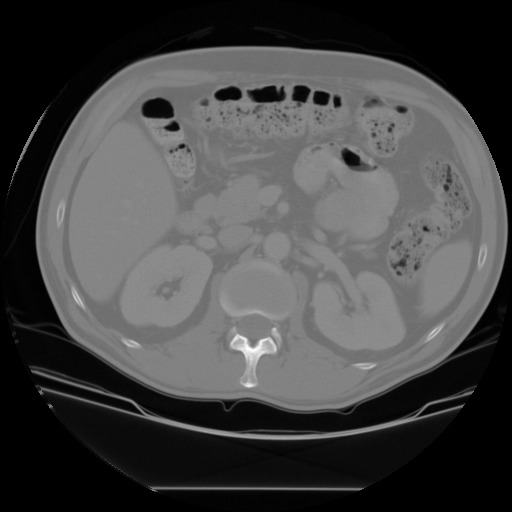
#> input picture a4_20171112/input_data/kidney.jpg, 512 x 512 px
$ jupyter execute --allow-errors q2.ipynb
#> lines starting #> are read from the running program, lines starting #| are printed output that depends on the picture; after the words box and inside, x2 and y2 are one past the last pixel; in counts of white or black regions, pixels touching at a corner belong together
[cell 1]
import cv2
import matplotlib.pyplot as plt
import numpy as np
import random

[cell 2]
im = cv2.imread("../input_data/kidney.jpg",0)
#> im is the input picture: shape (512, 512); min 0, max 255, mean 69.8
# im2 = cv2.imread("../input_data/kidney.jpg")
i = (im < 130).astype(np.uint8)
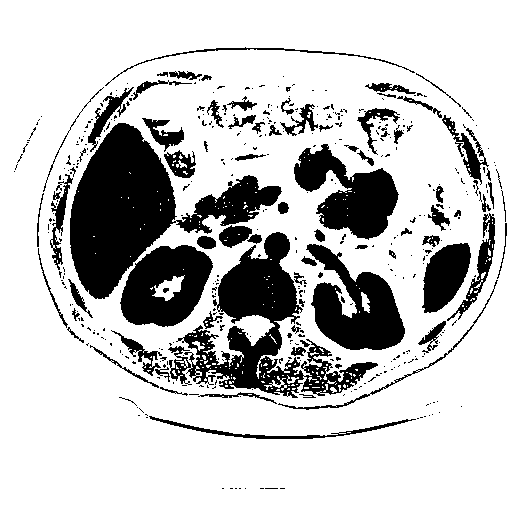
#> i: shape (512, 512); values 0 (black) and 1 (white), 77.6% white; 428 black regions (345 under 20 px), largest, box (x1, y1, x2, y2) and area: (70, 123, 282, 299) 14782, (168, 232, 378, 398) 10766, (306, 244, 405, 350) 5626
print(im.shape)
#| (512, 512)
fig = plt.figure(figsize=(15,15))
plt.subplot(121)
plt.imshow(im,cmap='gray')
plt.subplot(122)
plt.imshow(i,cmap='gray')
plt.show()
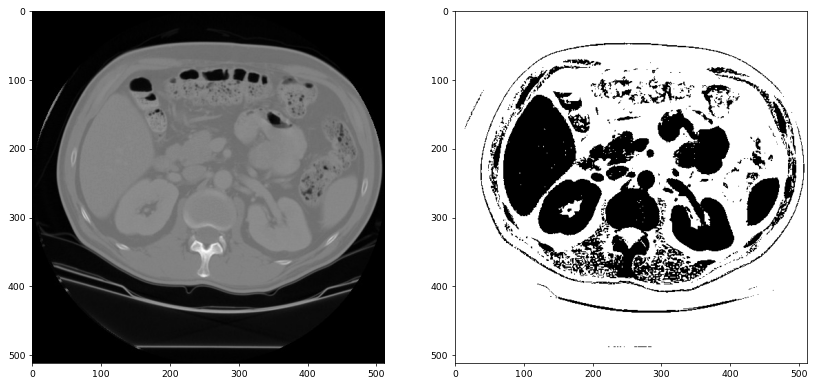
#> figure drawn by matplotlib, 2 panels

# plt.imshow(i,cmap='gray')

[cell 3]
kernel = cv2.getStructuringElement(cv2.MORPH_ELLIPSE,(7,7))
dilated = cv2.dilate(i,kernel,iterations=2)
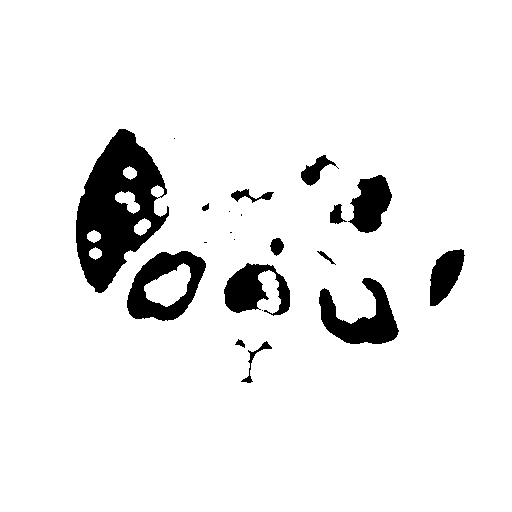
#> dilated: shape (512, 512); values 0 (black) and 1 (white), 92.5% white; 21 black regions (7 under 20 px), largest, box (x1, y1, x2, y2) and area: (76, 129, 169, 293) 8233, (127, 251, 206, 321) 2767, (319, 278, 399, 344) 2553
eroded = cv2.erode(dilated,kernel,iterations=2)
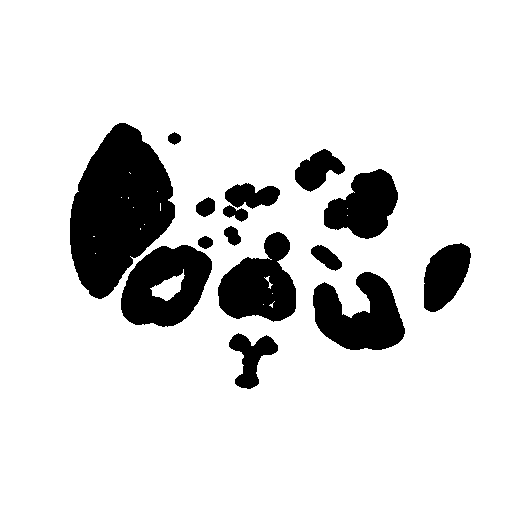
#> eroded: shape (512, 512); values 0 (black) and 1 (white), 86.1% white; 15 black regions, largest, box (x1, y1, x2, y2) and area: (70, 123, 175, 299) 11992, (121, 245, 212, 327) 5007, (313, 272, 405, 350) 4539
plt.imshow(eroded,cmap='gray')

[cell 4]
def fourConnComp(i,j,c,im,final,visited):
    if(i<0 or i>=final.shape[0] or j<0 or j>=final.shape[1] or visited[i,j] == 1):
        return 0
    visited[i,j] = 1
    if(im[i,j] == 0):
        final[i,j] = c
        fourConnComp(i+1,j,c,im,final,visited)
        fourConnComp(i-1,j,c,im,final,visited)
        fourConnComp(i,j+1,c,im,final,visited)
        fourConnComp(i,j-1,c,im,final,visited)
    return 0

[cell 5]
def fill_color(im):
    colors = []
    h,w = im.shape
#> h = 512; w = 512
    visited = np.zeros((h,w))
    final = np.zeros((h,w,3),dtype = np.uint16)
    for i in range(100):
        color = [random.randint(0,255),random.randint(0,255),random.randint(0,255)]
        colors.append(color)

    for i in range(h):
        for j in range(w):
            if(im[i,j] == 0 and visited[i,j] == 0):
                fourConnComp(i,j,colors[j%100],im,final,visited)

    return final

$ run again, with a4_20171112/input_data/coins.jpg copied over a4_20171112/input_data/kidney.jpg
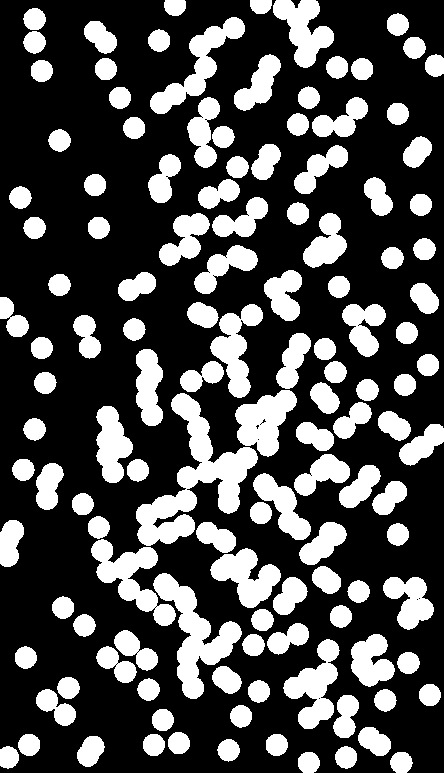
#> input picture a4_20171112/input_data/coins.jpg, 444 x 773 px
#> im is the input picture: shape (773, 444); min 0, max 255, mean 76.2
#> `i = (im < 130).astype(np.uint8)`:
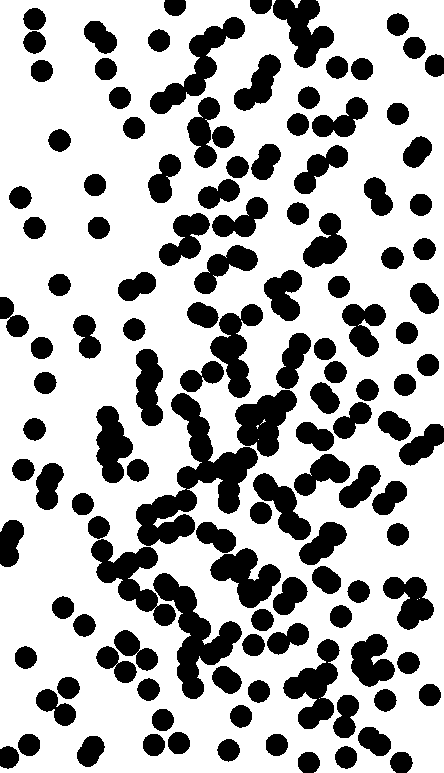
#> i: shape (773, 444); values 0 (black) and 1 (white), 70.1% white; 129 black regions, largest, box (x1, y1, x2, y2) and area: (136, 393, 258, 546) 6177, (153, 573, 242, 699) 3865, (91, 539, 176, 626) 2784
#| (773, 444)
#> dilated: shape (773, 444); values 0 (black) and 1 (white), 91.8% white; 184 black regions (1 under 20 px), largest, box (x1, y1, x2, y2) and area: (200, 453, 251, 508) 812, (279, 0, 328, 62) 777, (183, 627, 235, 693) 729
#> `eroded = cv2.erode(dilated,kernel,iterations=2)`:
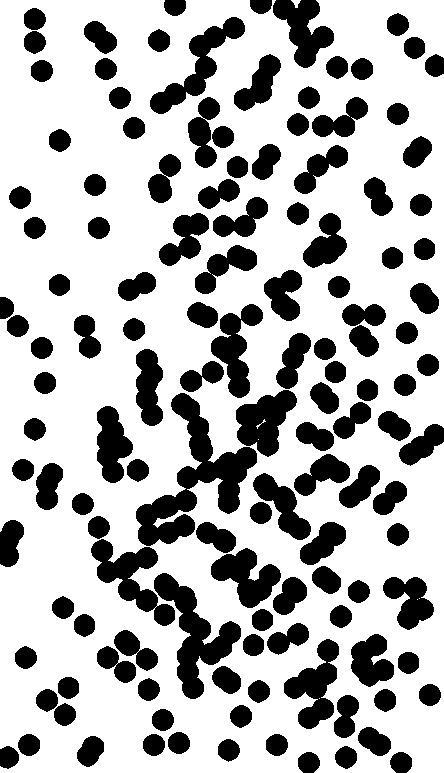
#> eroded: shape (773, 444); values 0 (black) and 1 (white), 70.7% white; 132 black regions, largest, box (x1, y1, x2, y2) and area: (136, 393, 257, 546) 6110, (154, 573, 241, 699) 3814, (91, 539, 175, 626) 2736
